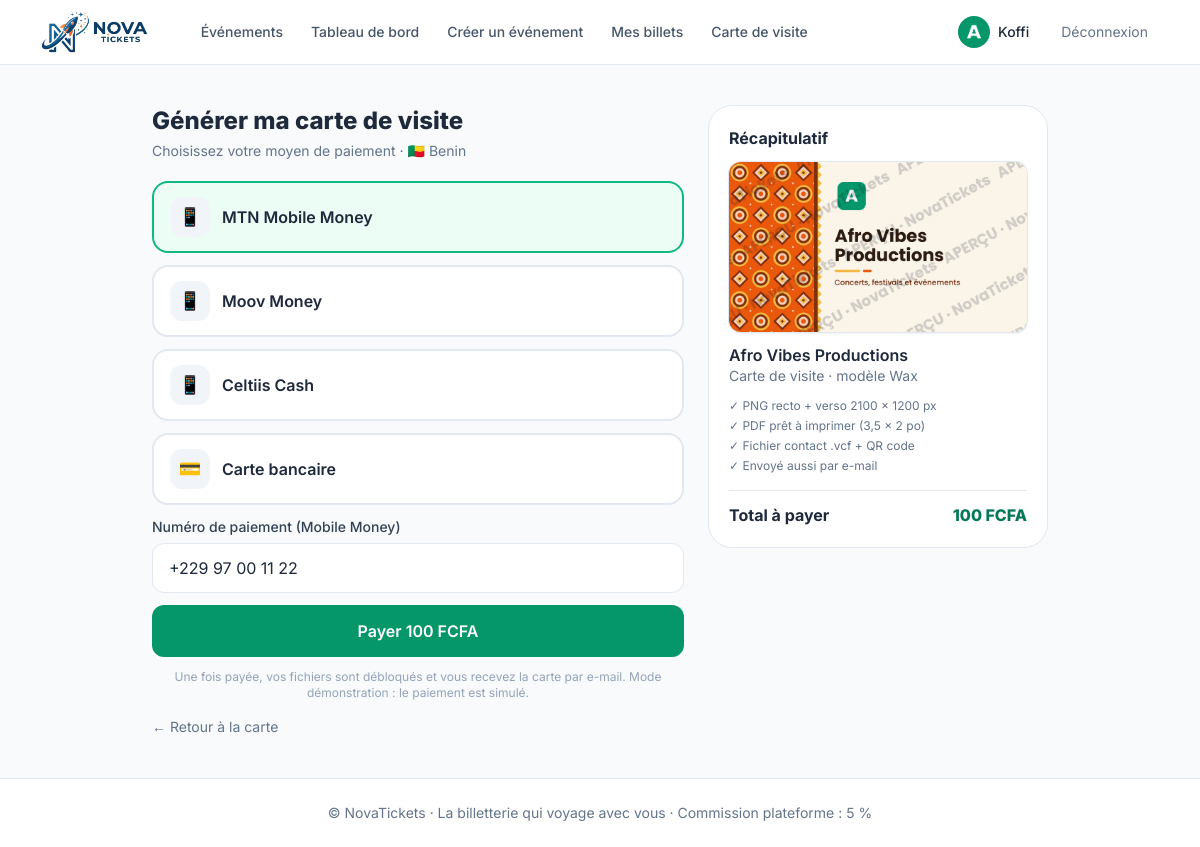
The page /carte-de-visite/2/payer/ (signed in) on the database its author committed.
### accounts/models.py (models this page shows, shortened)
class User(AbstractUser):
    SPECTATEUR = "spectateur"
    ORGANISATEUR = "organisateur"
    ROLES = [(SPECTATEUR, "Spectateur"), (ORGANISATEUR, "Organisateur")]
    SEXES = [("M", "Masculin"), ("F", "Féminin")]
    role = models.CharField(max_length=20, choices=ROLES, default=SPECTATEUR)
    country = models.CharField("Pays", max_length=2, default="BJ")
    phone = models.CharField("Téléphone", max_length=30)
    sexe = models.CharField(max_length=1, choices=SEXES, blank=True)
    profession = models.CharField(max_length=120, blank=True)
    photo = models.ImageField(upload_to="photos/", blank=True, null=True)
    org_name = models.CharField("Nom de l'organisation", max_length=150, blank=True)
    org_logo = models.ImageField(upload_to="org_logos/", blank=True, null=True)
    @property
    def is_organisateur(self):
        return self.role == self.ORGANISATEUR
    @property
    def country_info(self):
        return get_country(self.country)

### core/models.py (models this page shows, shortened)
class BusinessCard(models.Model):
    COLORS = [
        ("#059669", "Vert"),
        ("#1d4e89", "Bleu"),
        ("#ea580c", "Orange"),
        ("#7c3aed", "Violet"),
        ("#be123c", "Rouge"),
        ("#0f172a", "Noir"),
    ]
    user = models.ForeignKey(settings.AUTH_USER_MODEL, on_delete=models.CASCADE, related_name="cards")
    company_name = models.CharField("Nom de l'entreprise", max_length=80)
    tagline = models.CharField("Slogan / activité", max_length=100, blank=True)
    contact_name = models.CharField("Nom du contact", max_length=80)
    job_title = models.CharField("Fonction", max_length=80, blank=True)
    phone = models.CharField("Téléphone", max_length=30, blank=True)
    email = models.EmailField("E-mail", blank=True)
    website = models.CharField("Site web", max_length=120, blank=True)
    address = models.CharField("Adresse", max_length=160, blank=True)
    logo = models.ImageField("Logo", upload_to="cards/", blank=True, null=True)
    color = models.CharField("Couleur", max_length=7, choices=COLORS, default="#059669")
    TEMPLATES = [("atelier", "Atelier"), ("epure", "Épuré"), ("prestige", "Prestige"), ("wax", "Wax"),
                 ("aurore", "Aurore")]
    template = models.CharField("Modèle", max_length=12, choices=TEMPLATES, default="atelier")
    social = models.CharField("Réseau social", max_length=60, blank=True)
    paid_at = models.DateTimeField(null=True, blank=True)
    created_at = models.DateTimeField(auto_now_add=True)
    updated_at = models.DateTimeField(auto_now=True)
    class Meta:
        ordering = ["-updated_at"]
    def get_absolute_url(self):
        return reverse("core:card_detail", args=[self.pk])
    @property
    def is_paid(self):
        return self.paid_at is not None

### core/views.py (the view, shortened to what this page needs)
# urls.py: path("carte-de-visite/<int:pk>/payer/", views.card_pay, name="card_pay"),
@login_required
def card_pay(request, pk):
    card = _own_card(request, pk)
    if card.is_paid:
        return redirect(card)
    methods = payment_methods_for(request.user.country)
    price = settings.BUSINESS_CARD_PRICE
    return render(request, "core/card_pay.html", {"card": card, "methods": methods, "price": price})

### core/context_processors.py (called while the page is built)
def platform(request):
    return {
        "PLATFORM_NAME": settings.PLATFORM_NAME,
        "CARD_PRICE": settings.BUSINESS_CARD_PRICE,
        "COMMISSION_PERCENT": int(settings.PLATFORM_COMMISSION_RATE * 100),
    }

### core/countries.py (called while the page is built)
def get_country(code: str):
    for c in all_countries():
        if c["code"] == code:
            return c
    return None

def payment_methods_for(code: str):
    return PAYMENT_METHODS.get(code, PAYMENT_METHODS["default"])

### core/views.py (called while the page is built)
def _own_card(request, pk):
    return get_object_or_404(BusinessCard, pk=pk, user=request.user)

### templates/core/card_pay.html (shortened to what this page needs)
{% extends "base.html" %}
{% block content %}
<div class="mx-auto max-w-4xl grid gap-6 md:grid-cols-[1fr_340px]">
  <aside class="md:order-2 self-start rounded-3xl bg-white border border-slate-200 p-5 md:sticky md:top-24">
    <h2 class="font-bold">Récapitulatif</h2>
    <img src="{% url 'core:card_image' card.pk 'recto' %}?v={{ card.updated_at|date:'U' }}" alt="Aperçu" class="mt-3 w-full rounded-xl shadow ring-1 ring-slate-200">
    <p class="mt-3 font-semibold leading-snug">{{ card.company_name }}</p>
    <p class="text-sm text-slate-500">Carte de visite · modèle {{ card.get_template_display }}</p>
    <ul class="mt-3 space-y-1 text-xs text-slate-500"><li>✓ PNG recto + verso 2100 × 1200 px</li><li>✓ PDF prêt à imprimer (3,5 × 2 po)</li><li>✓ Fichier contact .vcf + QR code</li><li>✓ Envoyé aussi par e-mail</li></ul>
    <div class="mt-4 flex justify-between border-t pt-3 text-base"><span class="font-bold">Total à payer</span><span class="font-extrabold text-emerald-700">{{ price }} FCFA</span></div>
  </aside>
  <section class="md:order-1">
    <h1 class="text-2xl font-extrabold">Générer ma carte de visite</h1>
    <p class="mt-1 text-sm text-slate-500">Choisissez votre moyen de paiement{% if user.country_info %} · {{ user.country_info.flag }} {{ user.country_info.name }}{% endif %}</p>
    <form method="post" class="mt-5 space-y-3">{% csrf_token %}
      {% for m in methods %}
      <label class="block cursor-pointer">
        <div class="tap flex items-center gap-3 rounded-2xl border-2 border-slate-200 bg-white px-4 py-3.5 peer-checked:border-emerald-500 peer-checked:bg-emerald-50">
          <span class="grid h-10 w-10 place-items-center rounded-xl bg-slate-100 text-lg">{% if m == "Carte bancaire" %}💳{% elif m == "PayPal" %}🅿️{% else %}📱{% endif %}</span>
          <span class="font-semibold">{{ m }}</span>
        </div>
      </label>
      {% endfor %}
      <div>
        <label class="block text-sm font-medium text-slate-700 mb-1.5">Numéro de paiement (Mobile Money)</label>
        <input name="payment_phone" type="tel" inputmode="tel" value="{{ user.phone }}" class="w-full rounded-xl border border-slate-200 bg-white px-4 py-3 outline-none focus:border-emerald-500 focus:ring-2 focus:ring-emerald-200">
      </div>
      <button class="tap w-full rounded-xl bg-emerald-600 py-3.5 font-semibold text-white hover:bg-emerald-700">Payer {{ price }} FCFA</button>
      <p class="text-center text-xs text-slate-400">Une fois payée, vos fichiers sont débloqués et vous recevez la carte par e-mail. Mode démonstration : le paiement est simulé.</p>
    </form>
    <a href="{{ card.get_absolute_url }}" class="mt-4 inline-block text-sm text-slate-500">← Retour à la carte</a>
  </section>
</div>
{% endblock %}

### templates/base.html (shortened to what this page needs)
{% load static %}<!DOCTYPE html>
<html lang="fr" class="scroll-smooth">
<head>
  <script src="https://cdn.tailwindcss.com"></script>
</head>
<body class="bg-slate-50 text-slate-800 font-sans antialiased min-h-screen flex flex-col">
{% with url=request.resolver_match.url_name %}
<header class="sticky top-0 z-40 bg-white/90 backdrop-blur border-b border-slate-200">
  <div class="mx-auto max-w-6xl px-4 h-16 flex items-center gap-4">
    <a href="{% url 'core:home' %}" class="flex items-center shrink-0" aria-label="NovaTickets – accueil">
      <img src="{% static 'img/logo-horizontal.png' %}" alt="NovaTickets" class="h-11 w-auto">
    </a>
    <nav class="hidden md:flex items-center gap-1 ml-6 text-sm font-medium">
      <a href="{% url 'core:home' %}" class="px-3 py-2 rounded-lg {% if url == 'home' %}bg-emerald-50 text-emerald-700{% else %}text-slate-600 hover:bg-slate-100{% endif %}">Événements</a>
      {% if user.is_authenticated %}
        {% if user.is_organisateur %}
          <a href="{% url 'core:organizer_dashboard' %}" class="px-3 py-2 rounded-lg {% if url == 'organizer_dashboard' %}bg-emerald-50 text-emerald-700{% else %}text-slate-600 hover:bg-slate-100{% endif %}">Tableau de bord</a>
          <a href="{% url 'events:create' %}" class="px-3 py-2 rounded-lg text-slate-600 hover:bg-slate-100">Créer un événement</a>
        {% endif %}
        <a href="{% url 'core:spectateur_dashboard' %}" class="px-3 py-2 rounded-lg {% if url == 'spectateur_dashboard' %}bg-emerald-50 text-emerald-700{% else %}text-slate-600 hover:bg-slate-100{% endif %}">Mes billets</a>
        <a href="{% url 'core:card_list' %}" class="px-3 py-2 rounded-lg {% if url == 'card_list' or url == 'card_create' or url == 'card_detail' or url == 'card_edit' %}bg-emerald-50 text-emerald-700{% else %}text-slate-600 hover:bg-slate-100{% endif %}">Carte de visite</a>
      {% endif %}
    </nav>
    <div class="ml-auto flex items-center gap-2">
      {% if user.is_authenticated %}
        <a href="{% url 'accounts:profile' %}" class="flex items-center gap-2 rounded-full pl-1 pr-3 py-1 hover:bg-slate-100">
          {% if user.photo %}<img src="{{ user.photo.url }}" class="h-8 w-8 rounded-full object-cover" alt="">
          {% elif user.org_logo %}<img src="{{ user.org_logo.url }}" class="h-8 w-8 rounded-full object-cover" alt="">
          {% else %}<span class="h-8 w-8 rounded-full bg-emerald-100 text-emerald-700 grid place-items-center text-sm font-bold">{{ user.display_name|slice:":1"|upper }}</span>{% endif %}
          <span class="hidden sm:inline text-sm font-medium">{{ user.first_name|default:user.username }}</span>
        </a>
        <form method="post" action="{% url 'accounts:logout' %}" class="hidden md:block">{% csrf_token %}
          <button class="tap px-3 text-sm text-slate-500 hover:text-slate-800">Déconnexion</button>
        </form>
      {% endif %}
    </div>
  </div>
</header>
<main class="flex-1 w-full mx-auto max-w-6xl px-4 py-6 md:py-10 pb-28 md:pb-10">
  {% block content %}{% endblock %}
</main>
<footer class="hidden md:block border-t border-slate-200 bg-white py-6 text-center text-sm text-slate-500">
  © NovaTickets · La billetterie qui voyage avec vous · Commission plateforme : {{ COMMISSION_PERCENT }} %
</footer>
{% endwith %}
</body>
</html>

### templates/base.html (style rules this page uses)
input, select, textarea { font-size: 16px; }
.tap { min-height: 44px; }

### rows shown on the page
User: org_logo (picture), first_name "Koffi", country_info.flag "🇧🇯", country_info.name "Benin", payment_phone "+229 97 00 11 22"
BusinessCard: company_name "Afro Vibes Productions", template "Wax"

### other values the page prints
{{ price }} "100"
{{ m }} "MTN Mobile Money" "Moov Money" "Celtiis Cash" "Carte bancaire"
{{ COMMISSION_PERCENT }} "5"
